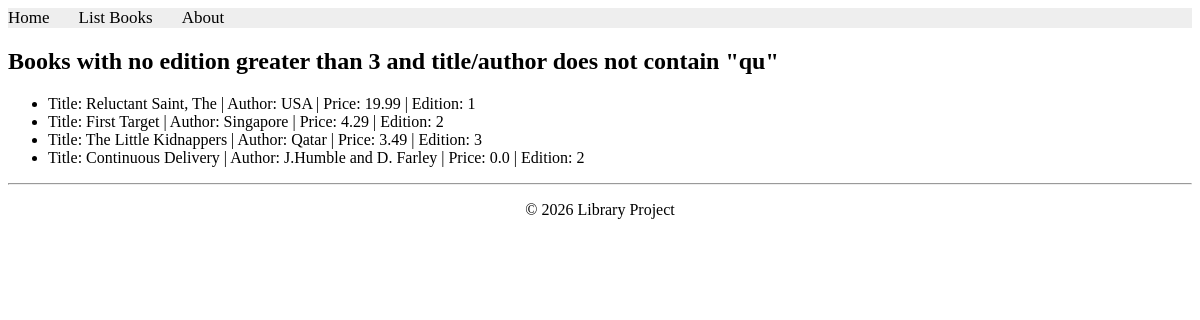
The app's page /books/lab8/task3, older data.
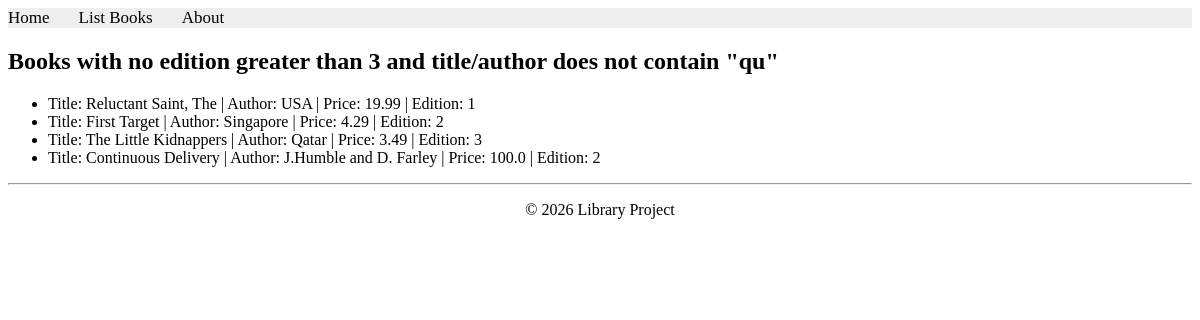
The same page, newer data.
### apps/bookmodule/models.py (models this page shows)
class Book(models.Model):
    title = models.CharField(max_length = 50)
    author = models.CharField(max_length = 50)
    price = models.FloatField(default = 0.0)
    edition = models.SmallIntegerField(default = 1)

### apps/bookmodule/views.py (the view)
# urls.py: path('lab8/task3', views.lab8_task3, name='lab8_task3'),
def lab8_task3(request):
    books = Book.objects.filter(
        ~Q(edition__gt=3) &
        ~(Q(title__icontains='qu') | Q(author__icontains='qu'))
    )
    return render(request, 'bookmodule/lab8/task3.html', {'books': books})

### apps/templates/bookmodule/lab8/task3.html (shortened to what this page needs)
{% extends "layouts/base.html" %}
{% block content %}
<h2>Books with no edition greater than 3 and title/author does not contain "qu"</h2>
<ul>
  {% for book in books %}
    <li>
      Title: {{ book.title }} |
      Author: {{ book.author }} |
      Price: {{ book.price }} |
      Edition: {{ book.edition }}
    </li>
  {% empty %}
    <li>No books found.</li>
  {% endfor %}
</ul>
{% endblock content %}

### apps/templates/layouts/base.html (shortened to what this page needs)
<!DOCTYPE html>
<html>
{% load static %}
<head>
  <link rel="stylesheet" href="https://cdnjs.cloudflare.com/ajax/libs/font-awesome/4.7.0/css/font-awesome.min.css">
  <link rel="stylesheet" href="{% static 'styles.css' %}">
</head>
<body>
  {% block header %}
  {% include "includes/header.html" %}
  {% endblock header %}
    {% block content %} {% endblock content %}
  {% block footer %}
  {% include "includes/footer.html" %}
  {% endblock footer %}
</body>
</html>

### apps/templates/includes/header.html
{% with request.resolver_match.url_name as url_name %}
<div class="topnav">
  <a class="{% if url_name == 'books.index' %}active{% endif %}" href="{% url 'books.index' %}">Home</a>
  <a class="{% if url_name == 'books.list_books' %}active{% endif %}" href="{% url 'books.list_books' %}">List Books</a>
  <a class="{% if url_name == 'books.aboutus' %}active{% endif %}" href="{% url 'books.aboutus' %}">About</a>
</div>
{% endwith %}

### apps/templates/includes/footer.html
<hr>
<p style="text-align:center;">&copy; 2026 Library Project</p>

### apps/static/styles.css (style rules this page uses)
.topnav { background-color: #eeeeee; width: 100%; }
.topnav a { color: #000000; text-align: center; margin-right: 25px; text-decoration: none; font-size: 17px; }

Row changes from the older to the newer data that the page shows:
changed Book "Continuous Delivery": price "0.0" → "100.0"
